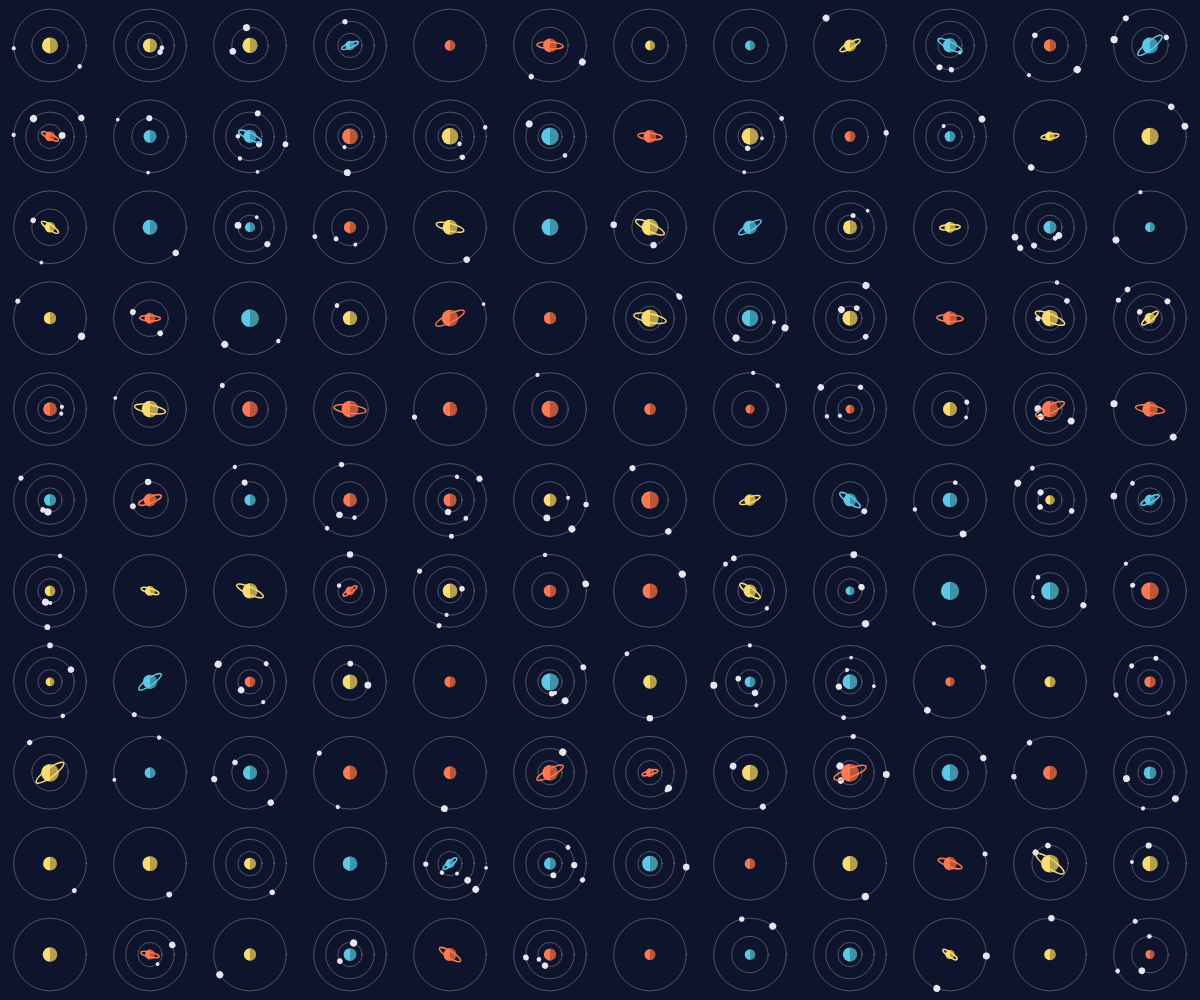
Frame 1 (no input)
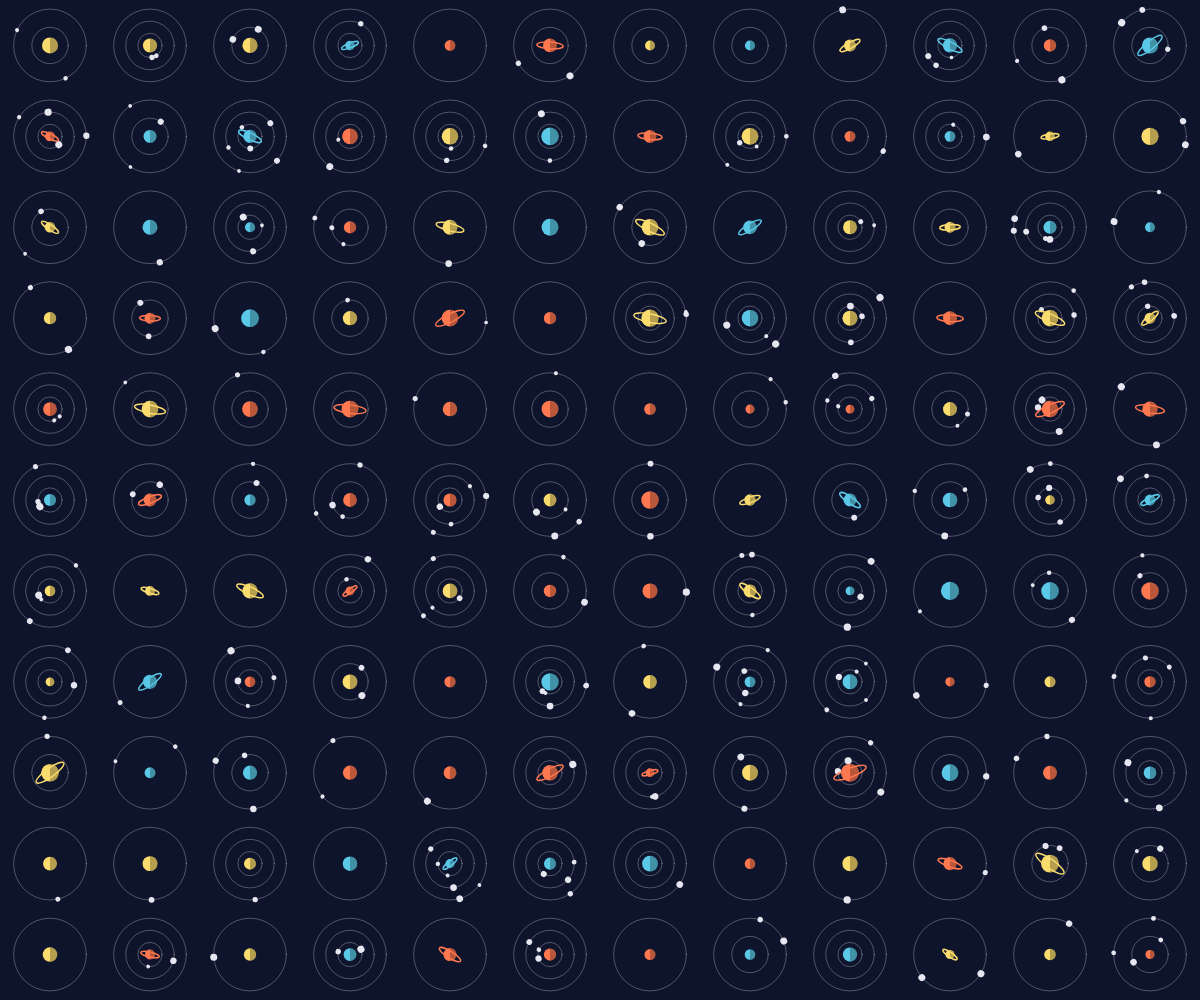
Frame 60 (no input)
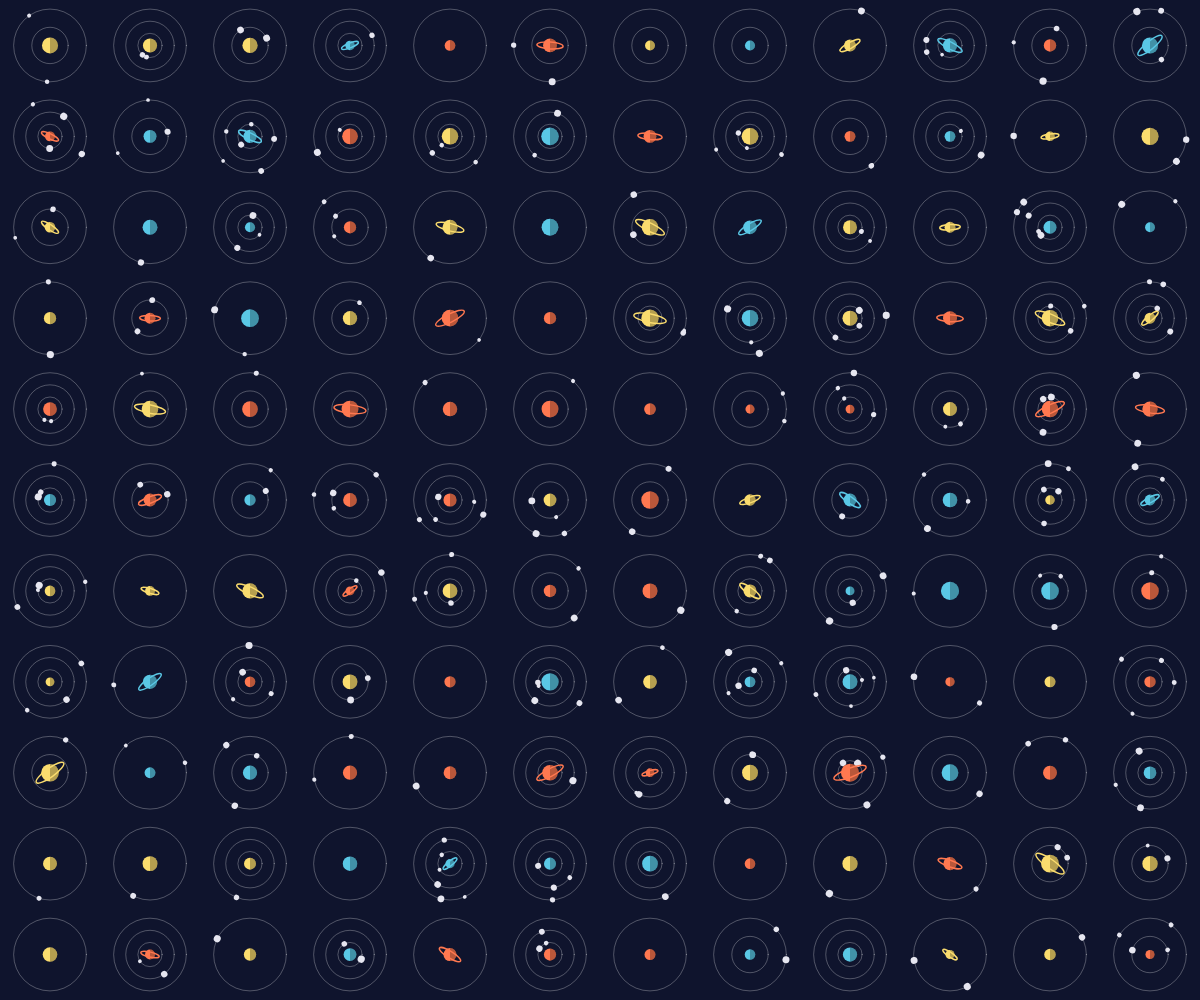
Frame 120 (the mouse pressed at the canvas centre since frame 60)

The p5.js sketch that drew these frames (run headless with seeded random() and noise() and a simulated clock; from frame 60 on, the mouse is pressed at the canvas centre):

// p5.js sketch
// ── sketch.js
/*
esercitazione 2 - Glifi a forma di sistemi planetari
Ogni glifo ha un pianeta al centro (giallo, arancione o azzurro) con la metà destra in ombra,
da 1 a 3 orbite alla stessa distanza tra loro e da 0 a 2 lune bianche su ogni orbita.
Circa 1 pianeta su 3 ha un anello inclinato. Il caso decide quante orbite e lune ci sono,
dove stanno le lune, grandezza e colore del pianeta e se c'è l'anello.
Le lune girano piano, quelle delle orbite interne un po' più veloci di quelle esterne.
*/

let seme; 
let angolo = 0;

function setup() {
  createCanvas(windowWidth, windowHeight);
  angleMode(DEGREES); 
  frameRate(30); 
  seme = random(1000); 
}

function draw() {
  background(15, 20, 45); 

  randomSeed(seme);

  let numeroGlifi = 132; 
  let numeroColonne = ceil(sqrt(numeroGlifi)); 
  let numeroRighe = ceil(numeroGlifi / numeroColonne);
  let dimColonna = width / numeroColonne;
  let dimRiga = height / numeroRighe;
  let dimGlifo = dimRiga * 0.8;
  if (dimColonna < dimRiga) {
    dimGlifo = dimColonna * 0.8;
  }

  let colonna = 0;
  let riga = 0;

  for (let g = 0; g < numeroGlifi; g++) {
    let x = colonna * dimColonna + 0.5 * dimColonna; 
    let y = riga * dimRiga + 0.5 * dimRiga;

    sistemaPlanetario(x, y, dimGlifo);

    colonna = colonna + 1;
    if (colonna == numeroColonne) { 
      colonna = 0;
      riga = riga + 1;
    }
  }

  angolo = angolo + 0.5; //mezzo grado a ogni fotogramma
}

function sistemaPlanetario(_x, _y, _size) {
  push();
  translate(_x, _y); 

  //orbite e lune
  let numeroOrbite = ceil(random(3)); //1, 2 o 3 orbite

  for (let o = 1; o <= numeroOrbite; o++) {
    let raggioOrbita = (_size / 2) * (o / numeroOrbite);

    //orbita
    fill(0, 0, 0, 0);
    stroke(255, 70);
    strokeWeight(1);
    circle(0, 0, raggioOrbita * 2);

    //velocità delle lune su questa orbita
    //ogni orbita più interna va un po' più veloce (+0.3)
    let velocita = 1 + (numeroOrbite - o) * 0.3;

    //lune sull'orbita
    let numeroLune = ceil(random(3)) - 1; //0, 1 o 2 lune
    for (let l = 0; l < numeroLune; l++) {
      push(); 
      rotate(random(360) + angolo * velocita);
      translate(raggioOrbita, 0);
      noStroke();
      fill(230, 230, 240);
      circle(0, 0, random(_size / 20, _size / 10));
      pop();
    }
  }

  //pianeta
  let diametroPianeta = random(_size * 0.12, _size * 0.25);

  //colore del pianeta
  let tipo = ceil(random(3)); 
  //gialllo
  let r = 250;
  let gr = 220;
  let b = 110;
  if (tipo == 1) {
    //arancione
    r = 255;
    gr = 120;
    b = 80;
  } else if (tipo == 2) {
    //azzurro
    r = 90;
    gr = 200;
    b = 230;
  }

  noStroke();
  fill(r, gr, b);
  circle(0, 0, diametroPianeta);

  //ombra sulla metà destra
  fill(0, 70);
  arc(0, 0, diametroPianeta, diametroPianeta, -90, 90);

  //anello (circa 1 pianeta su 3)
  if (random(1) < 0.3) {
    push();
    rotate(random(-40, 40)); //inclinazione casuale
    fill(0, 0, 0, 0); 
    stroke(r, gr, b);
    strokeWeight(_size * 0.02);
    ellipse(0, 0, diametroPianeta * 1.9, diametroPianeta * 0.5);
    pop();
  }

  pop();
}
